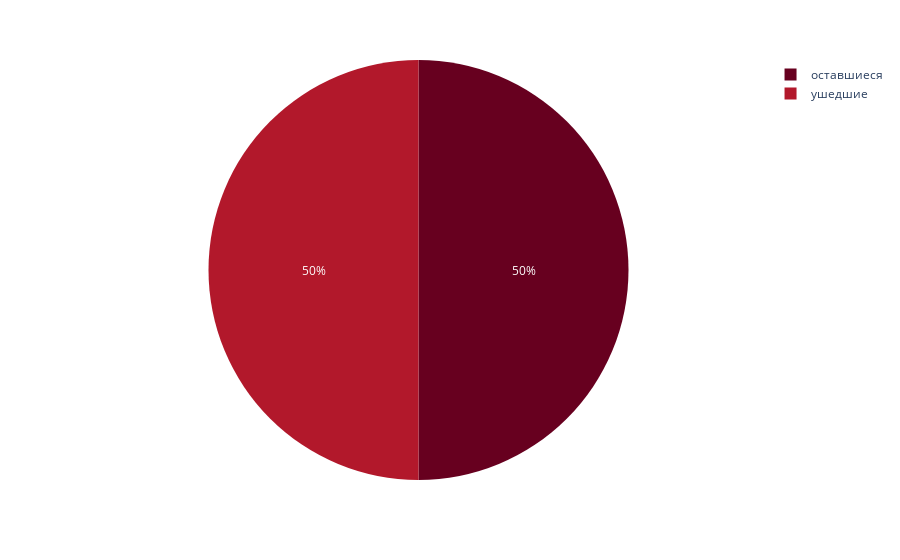

Notebook code cell kept with this figure:
### Code cell
churn_data_ex = churn_data.groupby('RowNumber')['Exited']
# choropleth_data['date'] = choropleth_data['date'].astype('string')
fig = px.pie(churn_data_ex, names=['оставшиеся','ушедшие'], color_discrete_sequence=px.colors.sequential.RdBu)
fig.show()

### Figure 1 — Plotly figure (JSON) as saved in the notebook; plotly's stock layout.template omitted (floating-point values rounded to 4 significant figures)
{"data": [{"domain": {"x": [0, 1], "y": [0, 1]}, "hovertemplate": "label=%{label}<extra></extra>", "labels": ["оставшиеся", "ушедшие"], "legendgroup": "", "name": "", "showlegend": true, "type": "pie"}], "layout": {"legend": {"tracegroupgap": 0}, "margin": {"t": 60}, "piecolorway": ["rgb(103,0,31)", "rgb(178,24,43)", "rgb(214,96,77)", "rgb(244,165,130)", "rgb(253,219,199)", "rgb(247,247,247)", "rgb(209,229,240)", "rgb(146,197,222)", "rgb(67,147,195)", "rgb(33,102,172)", "rgb(5,48,97)"]}}
